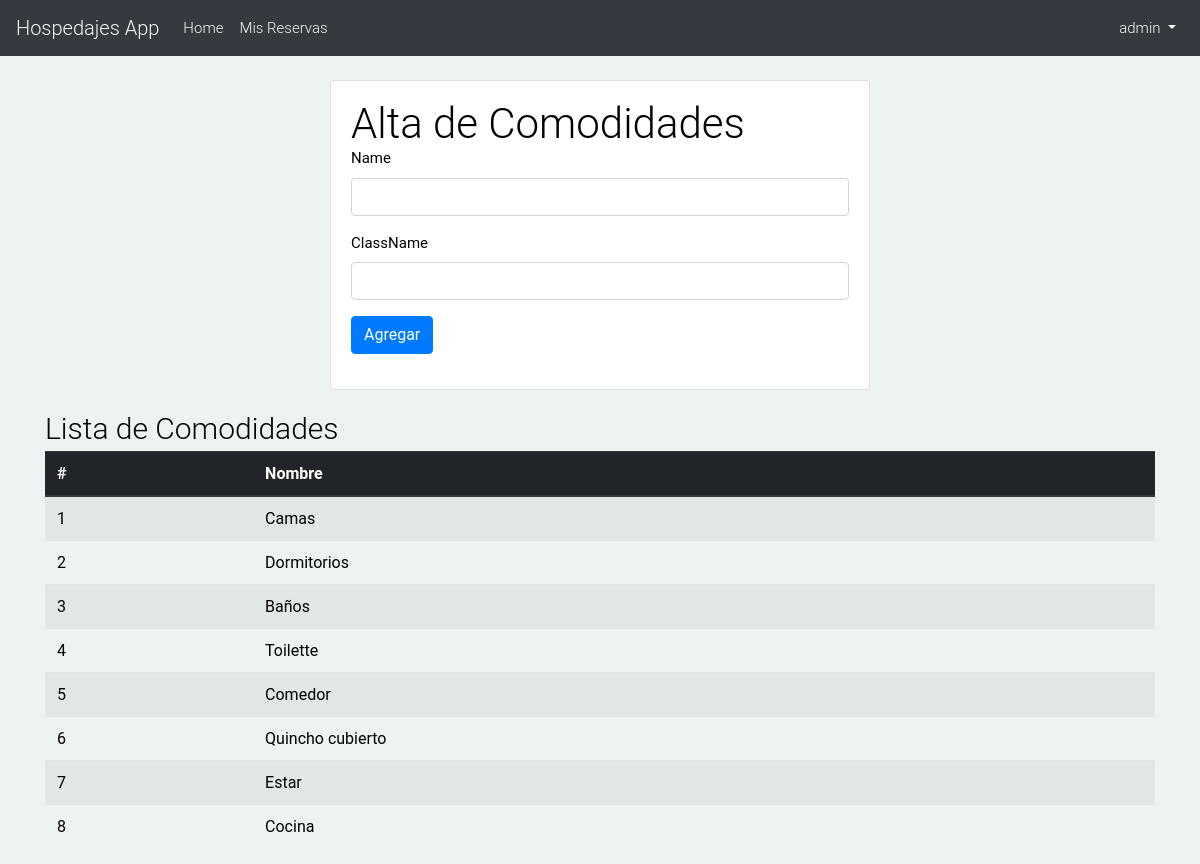
Page /hospedajes/new_comfort/ (signed in) on the earlier database version.
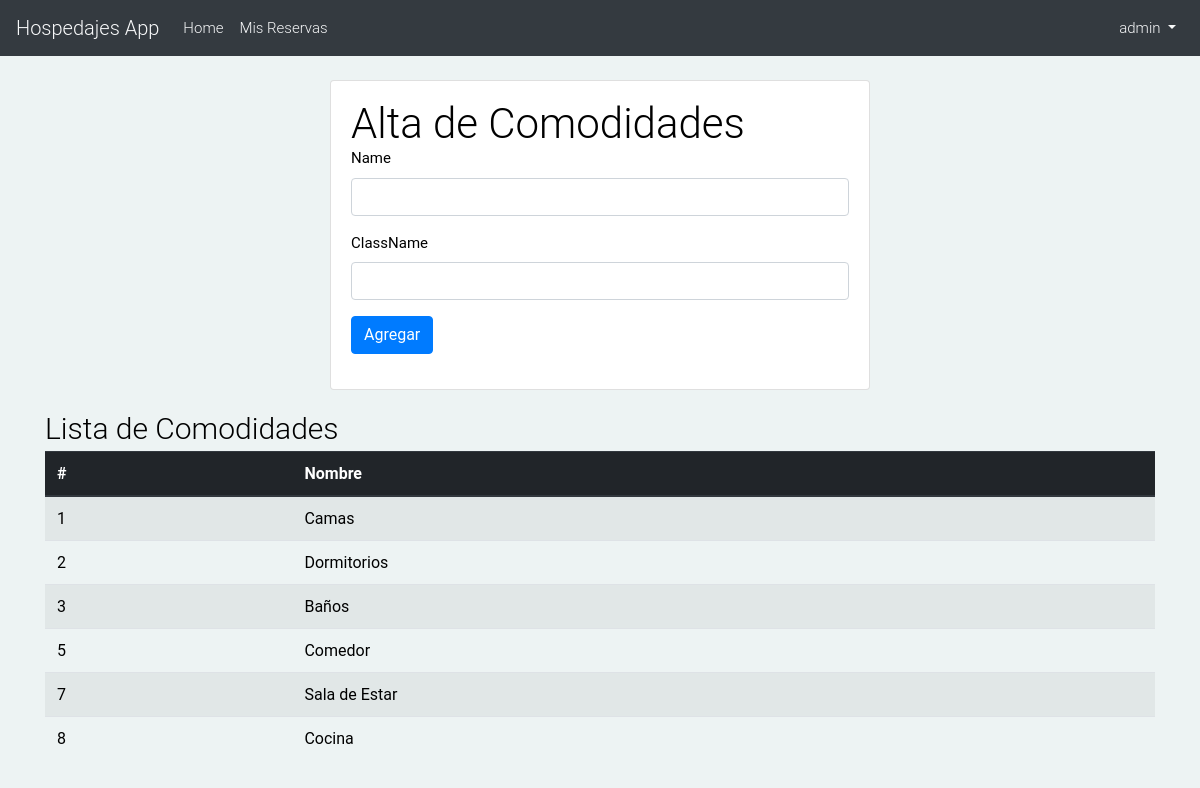
Same page on the later database version.
### hospedajes_app/models.py (models this page shows, shortened)
class Comfort(models.Model):
    name = models.CharField(max_length=25, unique=True)
    className = models.CharField(max_length=50, blank=True)
    class Meta:
        verbose_name_plural = 'Comforts'

### hospedajes_app/views.py (the view)
# urls.py: path('new_comfort/', views.comfort_form, name='comfortForm'),
@login_required
@permission_required('hospedajes_app.propertyForm', login_url='login')
def comfort_form(request):
    comforts = Comfort.objects.all()
    if request.method == 'POST':
        form = ComfortForm(request.POST)
        if form.is_valid():
            new_comfort = form.save()
    else:
        form = ComfortForm()
    return render(request, 'hospedajes_app/forms/comfort_form.html', {'comforts': comforts, 'form': form})

### hospedajes_app/forms.py
class ComfortForm(forms.ModelForm):
    class Meta:
        model = Comfort
        fields = ('name', 'className',)

### templates/hospedajes_app/forms/comfort_form.html (shortened to what this page needs)
{% extends 'hospedajes_app/base.html' %}
{% load crispy_forms_tags %}
{% block content %}
    <div class="row justify-content-center">
        <div class="col-6">
          <div class="card">
            <div class="card-body">
              <h2>Alta de Comodidades</h2>
              <form method="post" novalidate>
                {{ form|crispy }}
                <button type="submit" class="btn btn-primary">Agregar</button>
              </form>
            </div>
          </div>
        </div>
    </div>
    <h3 class="mt-3">Lista de Comodidades</h3>
    <table class="table table-striped table-hover table table-responsive-sm">
        {% if comforts %}
        <thead class="thead-dark">
            <tr>
                <th scope="col">#</th>
                <th scope="col">Nombre</th>
            </tr>
        </thead>
        <tbody>
            {% for c in comforts %}
            <tr>
                <td>{{ c.id }}</td>
                <td>{{ c.name }}</td>
            </tr>
            {% endfor %}
            {% else %}
                <h3>No hay comodidades</h3>
            {% endif %}
        </tbody>
    </table>
{% endblock %}

Differences in the rows shown:
removed Comfort: id "4", name "Toilette"
removed Comfort: id "6", name "Quincho cubierto"
changed Comfort id 7: name "Estar" → "Sala de Estar"
